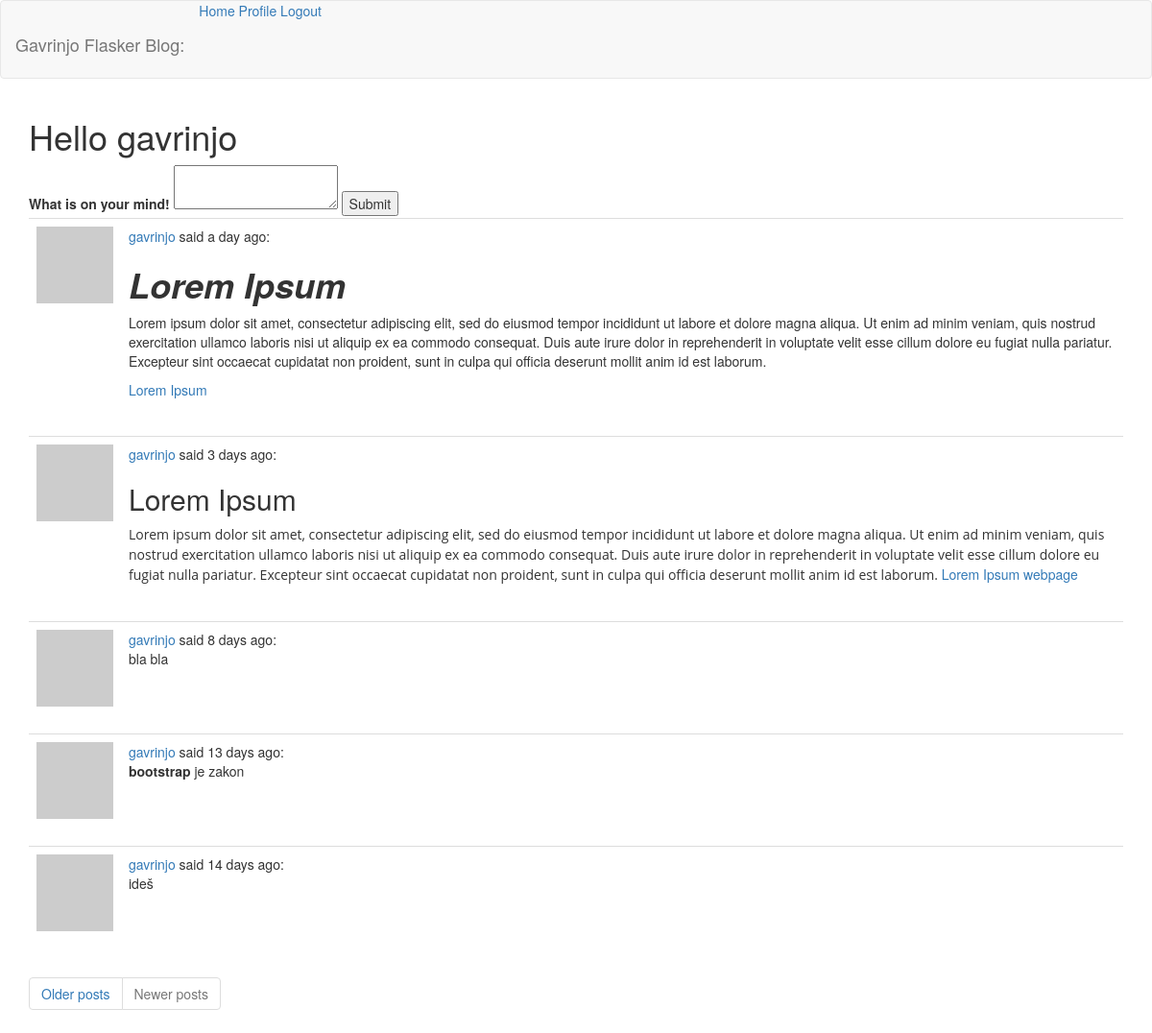
The app's page /index (signed in) with its own data.
### app/models.py (models this page shows, shortened)
class User(UserMixin, db.Model):
    id = db.Column(db.Integer, primary_key=True)
    username = db.Column(db.String(64), index=True, unique=True)
    email = db.Column(db.String(120), index=True, unique=True)
    password_hash = db.Column(db.String(128))
    about_me = db.Column(db.String(140))
    last_seen = db.Column(db.DateTime, default=datetime.utcnow)
    post = db.relationship("Post", backref="author", lazy="dynamic")
    def avatar(self, size):
        digest = md5(self.email.lower().encode("utf-8")).hexdigest()
        return f"https://www.gravatar.com/avatar/{digest}?d=identicon&r=x&s={size}"

class Post(db.Model):
    id = db.Column(db.Integer, primary_key=True)
    body = db.Column(db.String(140))
    timestamp = db.Column(db.DateTime, index=True, default=datetime.utcnow)
    user_id = db.Column(db.Integer, db.ForeignKey("user.id"))

### app/main/routes.py (the view)
@bp.route("/", methods=["GET", "POST"])
@bp.route("/index", methods=["GET", "POST"])
@login_required
def index():
    form = PostForm()
    if form.validate_on_submit():
        post = Post(body=form.post.data, author=current_user)
        print(post)
        flash("Your post is now live!!")
        return redirect(url_for("main.index"))
    page = request.args.get("page", 1, type=int)
    posts = Post.query.order_by(Post.timestamp.desc()).paginate(
        page, current_app.config["POSTS_PER_PAGE"], False)
    next_url = url_for("main.index", page=posts.next_num) \
        if posts.has_next else None
    prev_url = url_for("main.index", page=posts.prev_num) \
        if posts.has_prev else None
    return render_template("index.html", title="Home", form=form, posts=posts.items, next_url=next_url, prev_url=prev_url)

### app/main/forms.py
class PostForm(FlaskForm):
    post = TextAreaField("What is on your mind!", validators=[DataRequired()], id="summernote")
    submit = SubmitField("Submit")

### app/main/routes.py (called while the page is built)
@bp.before_request
def before_request():
    if current_user.is_authenticated:
        current_user.last_seen = datetime.utcnow()
        db.session.commit()

### app/models.py (called while the page is built)
@login.user_loader
def load_user(id):
    return User.query.get(int(id))

### app/templates/index.html (shortened to what this page needs)
{% extends 'base.html' %}
{% import 'bootstrap/wtf.html' as wtf %}
{% block app_content %}
    <h1>Hello {{ current_user.username }}</h1>
    {% if form %}
    <form action="" method="post">
        {{ form.post.label }}
        {{ form.post() }}
        {{ form.submit() }}
    </form>
    {% endif %}
    {% for post in posts %}
        {% include "_post.html" %}
    {% endfor %}
    <nav aria-label="Page navigation example">
        <ul class="pagination text-center">
            <li class="page-item{% if not next_url %} disabled {% endif %}">
                <a class="page-link" href="{{ next_url or '#' }}" tabindex="-1">Older posts</a>
            </li>
            <li class="page-item{% if not prev_url %} disabled {% endif %}">
                <a class="page-link" href="{{ prev_url or '#' }}" tabindex="-1">Newer posts</a>
            </li>
        </ul>
    </nav>
{% endblock app_content %}

### app/templates/_post.html
    <table class="table table-hover">
        <tr>
            <td width="70px">
                <a href="{{ url_for('main.user', username=post.author.username) }}">
                    <img src="{{ post.author.avatar(64) }}">
                </a>
            </td>
            <td>
                <span class="user_popup">
                    <a href="{{ url_for('main.user', username=post.author.username) }}">
                        {{ post.author.username }}
                    </a>
                </span>
                said {{ moment(post.timestamp).fromNow() }}:
                <br>
                <span id="post{{ post.id }}">{{ post.body|safe }}</span>
            </td>
        </tr>
    </table>

### records on screen
User: username "gavrinjo"
Post: author.username "gavrinjo", timestamp "a day ago", body "Lorem Ipsum Lorem ipsum dolor sit amet, consectetur adipiscing elit, sed do eiusmod tempor incididunt ut labore et dolore magna aliqua. Ut enim ad minim veniam, quis nostrud exercitation ullamco laboris nisi ut aliquip ex ea commodo consequat. Duis aute irure dolor in reprehenderit in voluptate velit esse cillum dolore eu fugiat nulla pariatur. Excepteur sint occaecat cupidatat non proident, sunt in culpa qui officia deserunt mollit anim id est laborum. Lorem Ipsum"
Post: author.username "gavrinjo", timestamp "3 days ago", body "Lorem Ipsum Lorem ipsum dolor sit amet, consectetur adipiscing elit, sed do eiusmod tempor incididunt ut labore et dolore magna aliqua. Ut enim ad minim veniam, quis nostrud exercitation ullamco laboris nisi ut aliquip ex ea commodo consequat. Duis aute irure dolor in reprehenderit in voluptate velit esse cillum dolore eu fugiat nulla pariatur. Excepteur sint occaecat cupidatat non proident, sunt in culpa qui officia deserunt mollit anim id est laborum. Lorem Ipsum webpage"
Post: author.username "gavrinjo", timestamp "8 days ago", body "bla bla"
Post: author.username "gavrinjo", timestamp "13 days ago", body "bootstrap je zakon"
Post: author.username "gavrinjo", timestamp "14 days ago", body "ideš"
